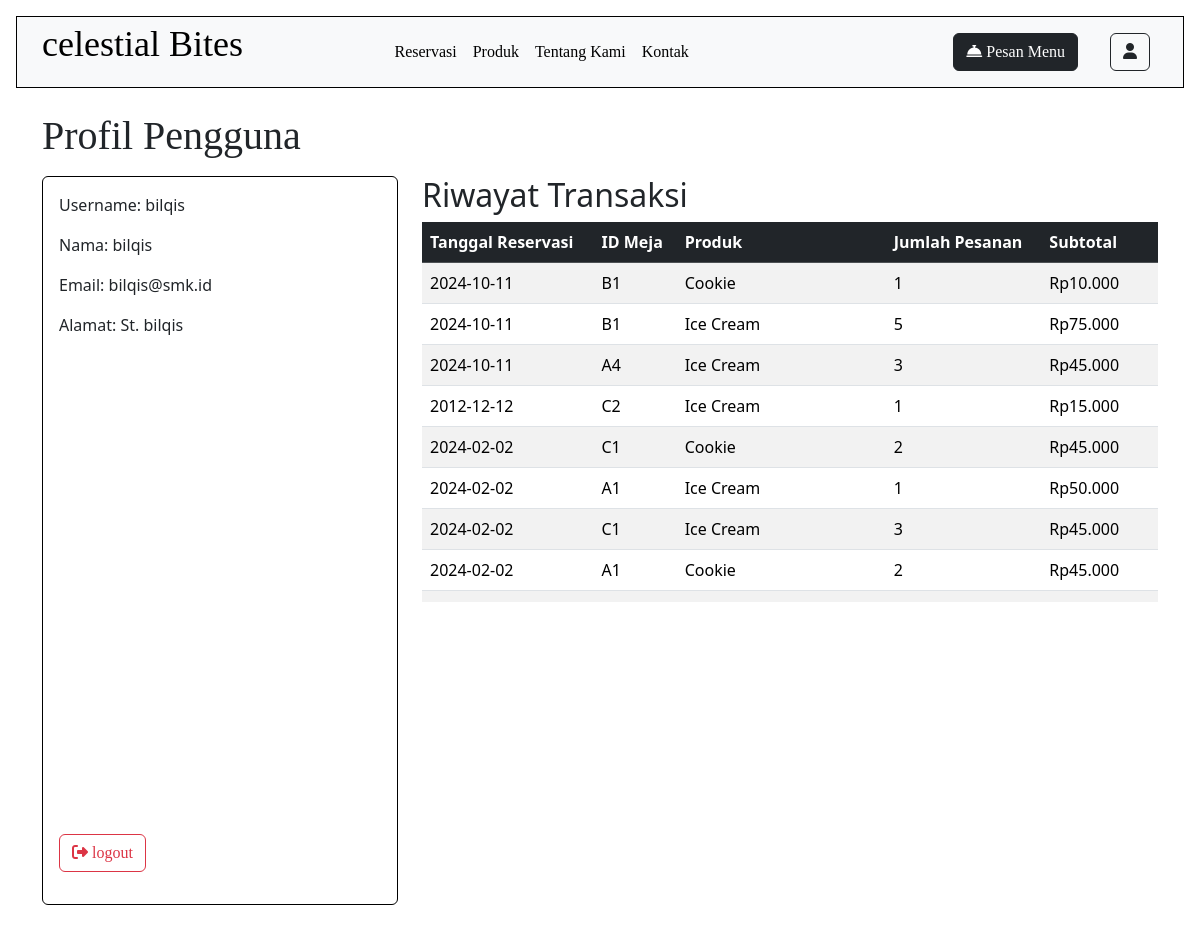
The page /pages/profil.php (signed in) on the database its author committed.
### tables this page shows
CREATE TABLE `user` (
  `user_id` int(11) NOT NULL,
  `username` varchar(50) NOT NULL,
  `nama` varchar(100) DEFAULT NULL,
  `email` varchar(100) NOT NULL,
  `password` varchar(100) NOT NULL,
  `alamat` varchar(200) DEFAULT NULL,
  `no_telp` varchar(15) DEFAULT NULL,
  `role` enum('customer','admin') NOT NULL
);

CREATE TABLE `transaksi` (
  `id_transaksi` int(11) NOT NULL,
  `id_reservasi` int(11) DEFAULT NULL,
  `id_produk` int(11) DEFAULT NULL,
  `jumlah_pesanan` int(11) NOT NULL,
  `subtotal` float NOT NULL
);

CREATE TABLE `reservasi` (
  `id_reservasi` int(11) NOT NULL,
  `user_id` int(11) NOT NULL,
  `id_meja` varchar(50) DEFAULT NULL,
  `tanggal_reservasi` date NOT NULL,
  `waktu_reservasi` time NOT NULL,
  `harga_meja` float DEFAULT NULL
);

CREATE TABLE `produk` (
  `id_produk` int(11) NOT NULL,
  `nama_produk` varchar(255) NOT NULL,
  `kategori` enum('makanan','minuman') NOT NULL,
  `harga_produk` decimal(10,2) NOT NULL,
  `gambar_produk` text NOT NULL
);

### db/db.php (called while the page is built, shortened)
<?php
class Database {
    private $host = "localhost";
    private $user = "root";
    private $pass = "";
    private $db = "celestial_bites";
    public function __construct(){
        $this->conn = new mysqli($this->host, $this->user, $this->pass, $this->db);
    }
}
?>

### pages/profil.php (the view, shortened to what this page needs)
<?php
require_once '../db/db.php';
require_once '../db/transaksi.php';
$user_id = $_SESSION['user_id'];
$db = new Database();
$user_query = "SELECT * FROM user WHERE user_id = ?";
$user_stmt = $db->conn->prepare($user_query);
$user_stmt->bind_param("i", $user_id);
$user_stmt->execute();
$user_result = $user_stmt->get_result();
if ($user_result->num_rows === 1) {
    $user_data = $user_result->fetch_assoc();
    $username = $user_data['username'];
    $nama = $user_data['nama'];
    $email = $user_data['email'];
    $alamat = $user_data['alamat'];
}
$query = "SELECT
        transaksi.id_transaksi,
        reservasi.id_meja,
        reservasi.tanggal_reservasi,
        produk.nama_produk,
        transaksi.jumlah_pesanan,
        transaksi.subtotal
        FROM transaksi
        JOIN reservasi ON transaksi.id_reservasi = reservasi.id_reservasi
        JOIN produk ON transaksi.id_produk = produk.id_produk
        WHERE reservasi.user_id = ?
        ORDER BY transaksi.id_transaksi DESC";
$stmt = $db->conn->prepare($query);
$stmt->bind_param("i", $user_id);
$stmt->execute();
$result = $stmt->get_result();
?>
<!DOCTYPE html>
<html lang="en">
<head>
    <link rel="stylesheet" href="../style/font.css">
    <link rel="stylesheet" href="https://cdnjs.cloudflare.com/ajax/libs/font-awesome/6.6.0/css/all.min.css">
    <link href="https://cdn.jsdelivr.net/npm/bootstrap@5.3.3/dist/css/bootstrap.min.css" rel="stylesheet">
</head>
<body>
    <?php include '../navbar.php'; ?>
    <div class="container" style="margin-top: 7rem;">
        <h1>Profil Pengguna</h1>
        <div class="row mt-3">
            <div class="col-sm-4">
                <div class="card" style="border: 1px solid black; height: 60vh;">
                    <div class="card-body d-flex flex-column">
                        <p>
                            Username: <?php echo htmlspecialchars($username); ?>
                        </p>
                        <p>
                            Nama: <?php echo htmlspecialchars($nama); ?>
                        </p>
                        <p>
                            Email: <?php echo htmlspecialchars($email); ?>
                        </p>
                        <p>
                            Alamat: <?php echo htmlspecialchars($alamat); ?>
                        </p>
                        <a href="../index.php" class="mt-auto">
                            <button class="btn mb-3 btn-outline-danger">
                                <i class="fa-solid fa-right-from-bracket"></i> logout
                            </button>
                        </a>
                    </div>
                </div>
            </div>
            <div class="col-sm-8">
                <h2>Riwayat Transaksi</h2>
                <div class="container px-0" style="max-height: 380px; overflow-y: auto;">
                    <table class="table table-striped">
                        <thead class="table-dark" style="position: sticky; top: 0;">
                            <tr>
                                <th>Tanggal Reservasi</th>
                                <th>ID Meja</th>
                                <th>Produk</th>
                                <th>Jumlah Pesanan</th>
                                <th>Subtotal</th>
                            </tr>
                        </thead>
                        <tbody>
                            <?php
                            if ($result->num_rows > 0) {
                                while ($row = $result->fetch_assoc()) {
                                    echo "<tr>";
                                    echo "<td>" . htmlspecialchars($row['tanggal_reservasi']) . "</td>";
                                    echo "<td>" . htmlspecialchars($row['id_meja']) . "</td>";
                                    echo "<td>" . htmlspecialchars($row['nama_produk']) . "</td>";
                                    echo "<td>" . htmlspecialchars($row['jumlah_pesanan']) . "</td>";
                                    echo "<td>Rp" . number_format($row['subtotal'], 0, ',', '.') . "</td>";
                                    echo "</tr>";
                                }
                            }
                            ?>
                        </tbody>
                    </table>
                </div>
            </div>
        </div>
    </div>
</body>
</html>

### pages/profil.php (style rules this page uses)
h1 { text-align: left; font-family: "Perandory"; margin-bottom: 0; }

### navbar.php (style rules this page uses)
a { font-family: "Montserrat Medium"; }

### rows shown on the page
user: username "bilqis", nama "bilqis", email "bilqis@smk.id", alamat "St. bilqis"
transaksi: id_reservasi.tanggal_reservasi "2024-10-11", id_reservasi.id_meja "B1", id_produk.nama_produk "Cookie", jumlah_pesanan "1", subtotal "10.000"
transaksi: id_reservasi.tanggal_reservasi "2024-10-11", id_reservasi.id_meja "B1", id_produk.nama_produk "Ice Cream", jumlah_pesanan "5", subtotal "75.000"
transaksi: id_reservasi.tanggal_reservasi "2024-10-11", id_reservasi.id_meja "A4", id_produk.nama_produk "Ice Cream", jumlah_pesanan "3", subtotal "45.000"
transaksi: id_reservasi.tanggal_reservasi "2012-12-12", id_reservasi.id_meja "C2", id_produk.nama_produk "Ice Cream", jumlah_pesanan "1", subtotal "15.000"
transaksi: id_reservasi.tanggal_reservasi "2024-02-02", id_reservasi.id_meja "C1", id_produk.nama_produk "Cookie", jumlah_pesanan "2", subtotal "45.000"
transaksi: id_reservasi.tanggal_reservasi "2024-02-02", id_reservasi.id_meja "A1", id_produk.nama_produk "Ice Cream", jumlah_pesanan "1", subtotal "50.000"
transaksi: id_reservasi.tanggal_reservasi "2024-02-02", id_reservasi.id_meja "C1", id_produk.nama_produk "Ice Cream", jumlah_pesanan "3", subtotal "45.000"
transaksi: id_reservasi.tanggal_reservasi "2024-02-02", id_reservasi.id_meja "A1", id_produk.nama_produk "Cookie", jumlah_pesanan "2", subtotal "45.000"
